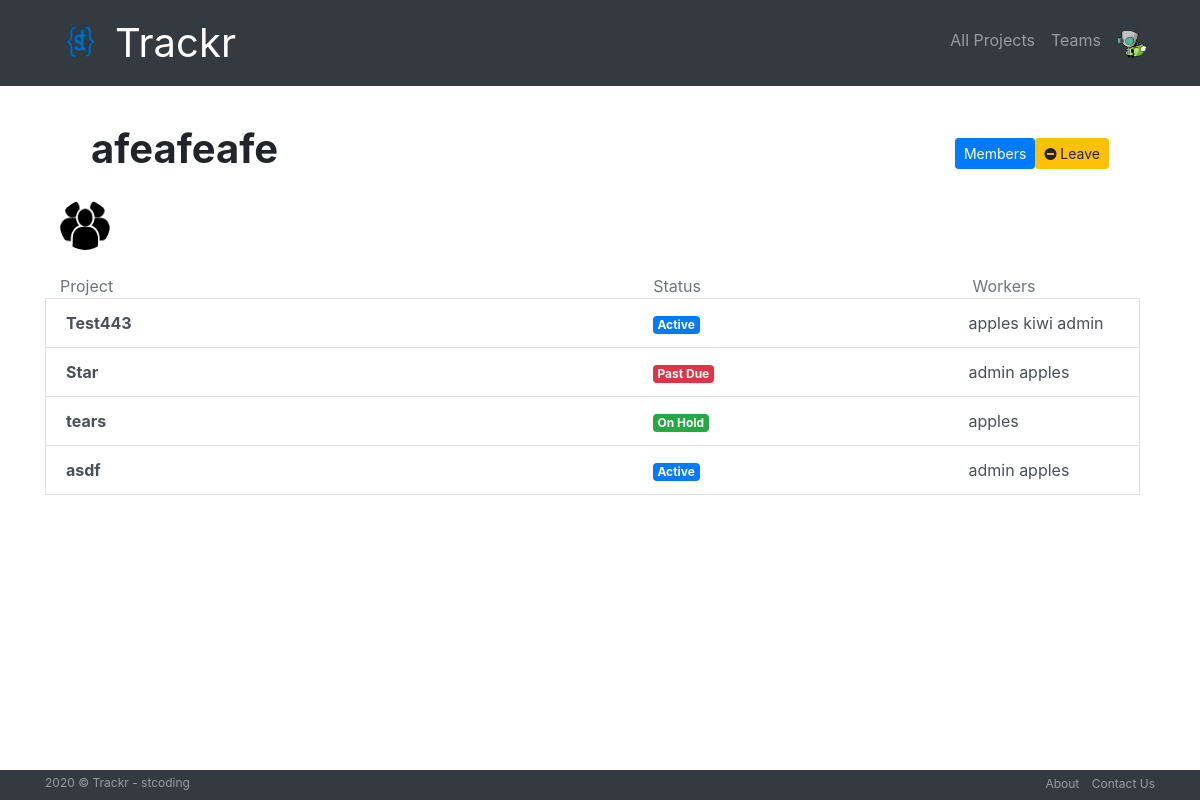
Page /teams/teams/in/afeafeafe/ (signed in) on the earlier database version.
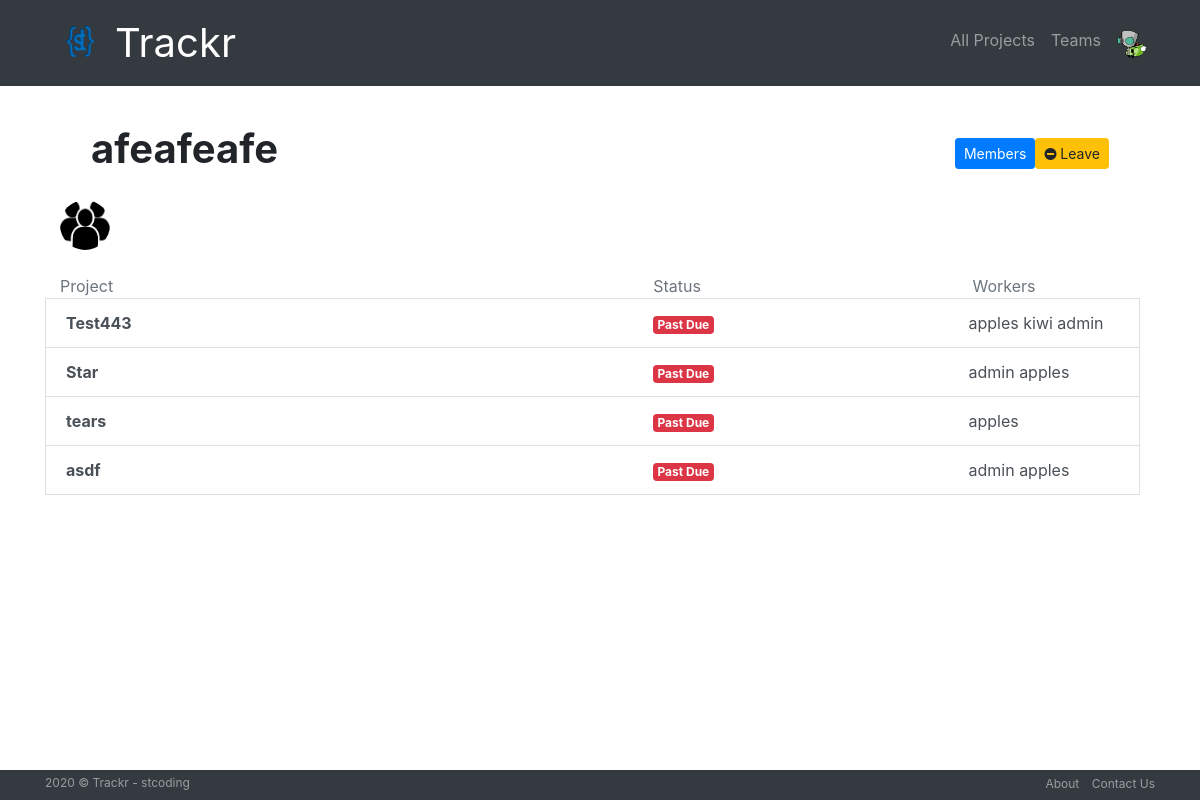
Same page on the later database version.
### projects/models.py (models this page shows, shortened)
class Project(models.Model):
    id = models.AutoField(primary_key=True)
    project_name = models.CharField(max_length=256)
    workers = models.ManyToManyField(User,through='ProjectWorker')
    created_by = models.ForeignKey(User,related_name='created',null=True,on_delete=models.SET_NULL)
    description = models.TextField()
    created_at = models.DateTimeField(default=timezone.now)
    due_date = models.DateTimeField()
    status = models.CharField(max_length=20,choices=status)
    completed_on = models.DateTimeField(blank=True,null=True)
    team = models.ForeignKey(Team,related_name='projects',null=True,blank=True,on_delete=models.SET_NULL)
    class Meta():
        ordering = ['-created_at']

### teams/views.py (the view)
# urls.py: path("teams/in/<slug>/",views.SingleTeam.as_view(),name="single"),
class SingleTeam(LoginRequiredMixin,generic.DetailView):
    model = Team

### teams/models.py (called while the page is built)
    def __str__(self):
        return self.name

### trackr/context-processor.py (called while the page is built)
def extras(request):
    if request.user.is_authenticated:
        profile= request.user.userprofile
        return {'profile':profile}
    else:
        return {}

### teams/templates/teams/team_detail.html (shortened to what this page needs)
{% extends "teams/team_base.html" %} {% block pregroup %}
<div class="container">
  <nav class="navbar navbar-expand-lg" role="navigation" id="navbar">
    <div class="container">
      <div class="navbar-nav align-items-center">
        <h1 class="navbar-brand team-name"><strong>{{team.name}}</strong></h1>
      </div>
      <div class="navbar-nav ml-auto">
        <a
          data-toggle="modal"
          data-target="#modalMembers"
          href="#modalMembers"
          class="btn btn-lg btn-primary btn-sm members"
          >Members</a
        >
        {% if user not in team.members.all %}
        <a
          href="{% url 'teams:join' slug=team.slug %}"
          class="btn btn-sm btn-info"
          ><span class="fa fa-check-circle-o"></span> Join</a
        >
        {% else %}
        <a
          href="{% url 'teams:leave' slug=team.slug %}"
          class="btn btn-sm btn-warning"
          ><span class="fa fa-minus-circle"></span> Leave</a
        >
        {% endif %}
      </div>
    </div>
  </nav>
  <a
    href="#"
    data-toggle="tooltip"
    data-pacement="top"
    title="{{team}}"
    class="d-inline-block"
  >
    <img
      class="rounded-circle img-thumnail avatar-sm"
      src="{{team.team_pic.url}}"
    />
  </a>
</div>
{% endblock %} {% block group_content %}
<div class="container">
  {% if team.projects.count == 0 %}
  <h2>No projects in this team yet!</h2>
  {% else %}
  <br />
  <div class="d-flex justify-content-center">
    <div class="container list-group">
      <div class="d-flex justify-content-between align-items-center row">
        <div class="col-sm-5 text-muted">Project</div>
        <div class="col-sm-2 text-muted">Status</div>
        <div class="col-sm-2 text-muted">Workers</div>
        {% for project in team.projects.all %}
        <a
          href="{% url 'projects:detail' pk=project.pk %}"
          class="list-group-item list-group-item-action"
        >
          <div class="d-flex justify-content-between align-items-center row">
            <div class="col-sm-5">
              <strong>{{project.project_name}}</strong>
            </div>
            {% if project.status == 'Active' %}
            <div class="col-sm-2">
              <span class="badge badge-primary">{{project.status}}</span>
            </div>
            {% elif project.status == 'Hold' %}
            <div class="col-sm-2">
              <span class="badge badge-warning">{{project.status}}</span>
            </div>
            {% elif project.status == 'Past Due' %}
            <div class="col-sm-2">
              <span class="badge badge-danger">{{project.status}}</span>
            </div>
            {% else %}
            <div class="col-sm-2">
              <span class="badge badge-success">{{project.status}}</span>
            </div>
            {% endif %}
            <div class="col-sm-2">
              {% for user in project.workers.all %} {{user}} {% endfor %}
            </div>
          </div>
        </a>
        {% endfor %}
      </div>
    </div>
  </div>
  {% endif %}
</div>
{% endblock %}

Differences in the rows shown:
changed Project "Test443": status "Active" → "Past Due"
changed Project "tears": status "On Hold" → "Past Due"
changed Project "asdf": status "Active" → "Past Due"
